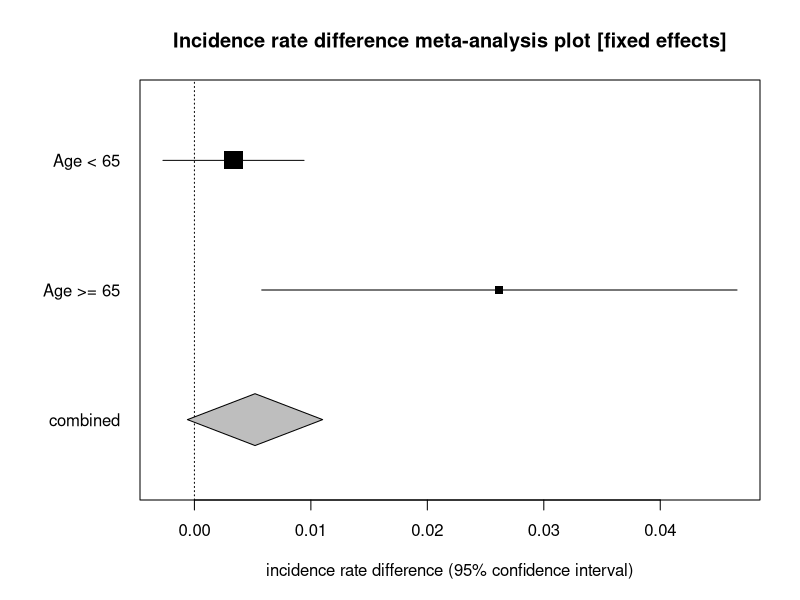
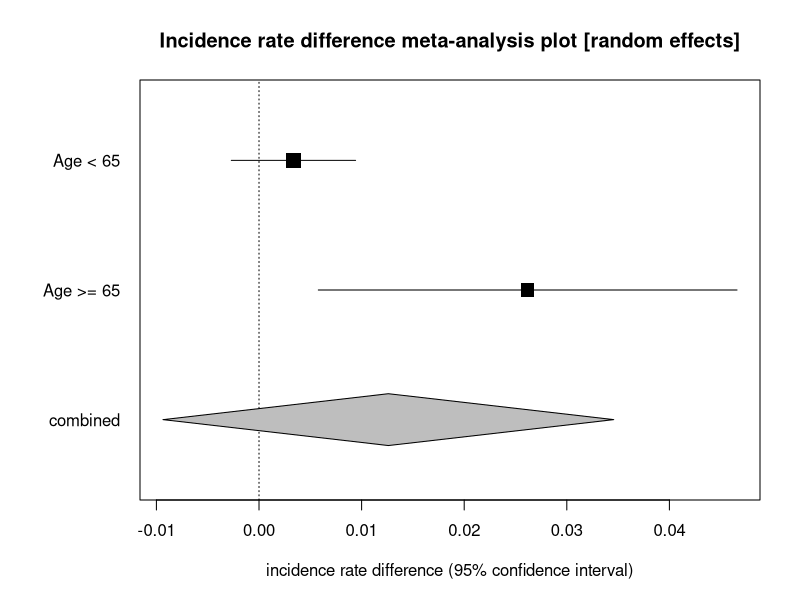
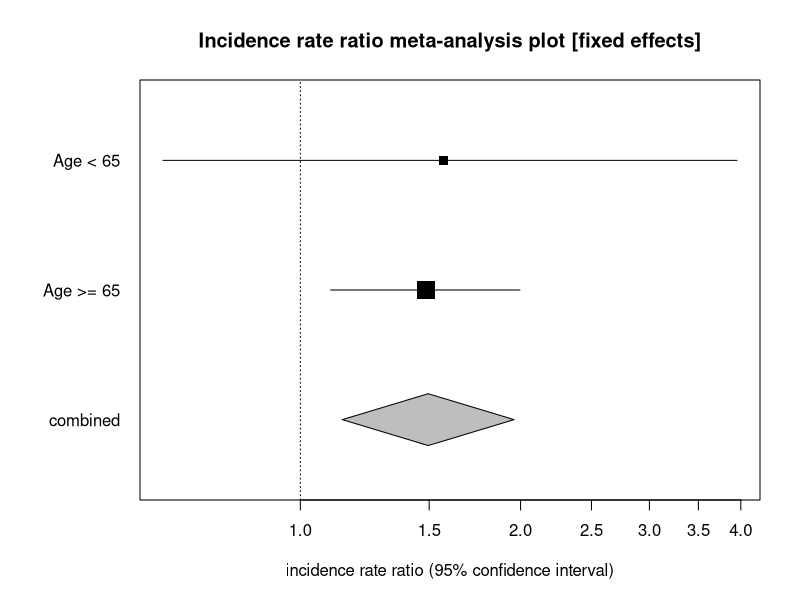
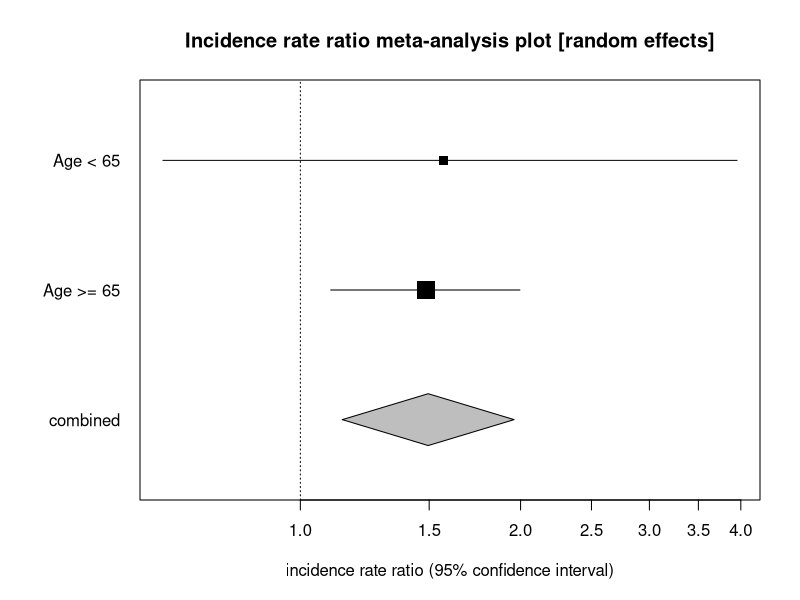

The R script that drew these images, in order:
# Incidence rate meta-analysis: the StatsDirect help example (Rothman and Monson 1973,
# deaths among patients with trigeminal neuralgia in two age strata, exposed and not
# exposed; the test workbook's meta worksheet columns Exposed cases, Exposed
# person-time, Control cases, Control person-time and Age split) in R
a <- c(14, 76)        # cases in the exposed groups
pt1 <- c(1516, 949)   # person-years in the exposed groups
b <- c(10, 121)       # cases in the non-exposed groups
pt2 <- c(1701, 2245)  # person-years in the non-exposed groups
strata <- c("Age < 65", "Age >= 65")
k <- length(a)
z <- qnorm(0.975)     # for 95% confidence intervals
six <- function(x) formatC(x, digits = 6, format = "f", drop0trailing = TRUE)
pv <- function(p) {
  if (p < 0.0001) "P < 0.0001" else
    paste("P =", formatC(p, digits = 4, format = "f", drop0trailing = TRUE))
}

# Base R has no meta-analysis function, so the pooling follows the formulae above: a
# fixed effects estimate weighted by inverse variance, Cochran's Q for heterogeneity,
# the DerSimonian-Laird moment estimate of the between-studies variance (tau squared,
# zero when Q is below its degrees of freedom) and the random effects estimate, whose
# weights add tau squared to each stratum's variance (two or more strata)
pool <- function(y, v) {
  w <- 1 / v
  fixed <- sum(w * y) / sum(w)
  q <- sum(w * (y - fixed)^2)
  tau2 <- max(0, (q - (k - 1)) / (sum(w) - sum(w^2) / sum(w)))
  wr <- 1 / (v + tau2)
  list(fixed = fixed, se = sqrt(1 / sum(w)), q = q, tau2 = tau2,
       random = sum(wr * y) / sum(wr), se_r = sqrt(1 / sum(wr)),
       fixed_pct = 100 * w / sum(w), random_pct = 100 * wr / sum(wr))
}
# The pooled part of the report; f back-transforms a log ratio to a ratio
summarise <- function(p, name, null, f = identity) {
  ci <- function(est, se) {
    paste0("(95% CI = ", six(f(est - z * se)), " to ", six(f(est + z * se)), ")")
  }
  cat("Fixed effects (inverse variance)\n")
  cat("Pooled", name, "=", six(f(p$fixed)), ci(p$fixed, p$se), "\n")
  cat("Z (test ", name, " differs from ", null, ") = ", six(p$fixed / p$se), "  ",
      pv(2 * pnorm(-abs(p$fixed / p$se))), "\n", sep = "")
  cat("Non-combinability of studies\n")
  cat("Cochran Q = ", six(p$q), "  (df = ", k - 1, ")  ",
      pv(pchisq(p$q, k - 1, lower.tail = FALSE)), "\n", sep = "")
  cat("Moment-based estimate of between studies variance =", six(p$tau2), "\n")
  # I2 is the share of Q beyond its degrees of freedom; StatsDirect adds a confidence
  # interval for it when there are at least three strata
  i2 <- max(0, 100 * (p$q - (k - 1)) / p$q)
  cat("I2 (inconsistency) = ",
      formatC(i2, digits = 1, format = "f", drop0trailing = TRUE), "%\n", sep = "")
  cat("Random effects (DerSimonian-Laird)\n")
  cat("Pooled", name, "=", six(f(p$random)), ci(p$random, p$se_r), "\n")
  cat("Z (test ", name, " differs from ", null, ") = ", six(p$random / p$se_r), "  ",
      pv(2 * pnorm(-abs(p$random / p$se_r))), "\n", sep = "")
}
# The forest plots that follow in the report: each stratum's estimate and interval, a
# box that grows with its weight, and the pooled estimate as a diamond at the foot
forest <- function(est, lower, upper, pooled, p_lower, p_upper, pct, main, xlab,
                   null, log = "") {
  par(mar = c(5, 7, 4, 2))
  y <- (k + 1):2
  plot(NA, xlim = range(lower, upper, p_lower, p_upper), ylim = c(0.5, k + 1.5),
       log = log, yaxt = "n", ylab = "", xlab = xlab, main = main)
  axis(2, at = c(y, 1), labels = c(strata, "combined"), las = 1, tick = FALSE)
  abline(v = null, lty = 3)
  segments(lower, y, upper, y)
  points(est, y, pch = 15, cex = 0.5 + 2 * sqrt(pct / 100))
  polygon(c(p_lower, pooled, p_upper, pooled), c(1, 1.2, 1, 0.8), col = "grey")
}

# Each stratum's incidence rate difference, with its approximate interval: the
# difference plus and minus z standard errors, from the Poisson variance of the
# difference, a/pt1^2 + b/pt2^2, which the fixed effects weights invert
ird <- a / pt1 - b / pt2
v_ird <- a / pt1^2 + b / pt2^2
se_ird <- sqrt(v_ird)
res <- pool(ird, v_ird)
cat("Incidence rate difference (IRD) meta-analysis\n")
print(data.frame(stratum = 1:k, IRD = six(ird), lower = six(ird - z * se_ird),
                 upper = six(ird + z * se_ird), strata), row.names = FALSE)
# The report's next table: the standardised effect is the difference itself, with its
# variance beside the weights
print(data.frame(stratum = 1:k, effect = six(ird), variance = six(v_ird),
                 fixed = six(res$fixed_pct), random = six(res$random_pct), strata),
      row.names = FALSE)
summarise(res, "IRD", 0)
forest(ird, ird - z * se_ird, ird + z * se_ird, res$fixed, res$fixed - z * res$se,
       res$fixed + z * res$se, res$fixed_pct,
       "Incidence rate difference meta-analysis plot [fixed effects]",
       "incidence rate difference (95% confidence interval)", 0)
forest(ird, ird - z * se_ird, ird + z * se_ird, res$random, res$random - z * res$se_r,
       res$random + z * res$se_r, res$random_pct,
       "Incidence rate difference meta-analysis plot [random effects]",
       "incidence rate difference (95% confidence interval)", 0)

# The same data as incidence rate ratios, StatsDirect's other option for this menu
# item. poisson.test compares two rates and gives their ratio with the exact interval
# of the report, from the binomial distribution of the exposed cases among all cases.
# The standardised effect is the log ratio and the fixed effects weights invert its
# variance, 1/a + 1/b
irr <- (a / pt1) / (b / pt2)
exact <- sapply(1:k, function(i) {
  poisson.test(c(a[i], b[i]), c(pt1[i], pt2[i]))$conf.int
})
res_r <- pool(log(irr), 1 / a + 1 / b)
cat("Incidence rate ratio (IRR) meta-analysis\n")
print(data.frame(stratum = 1:k, IRR = six(irr), lower = six(exact[1, ]),
                 upper = six(exact[2, ]), strata), row.names = FALSE)
print(data.frame(stratum = 1:k, effect = six(log(irr)),
                 variance = six(((log(exact[2, ]) - log(exact[1, ])) / (2 * z))^2),
                 fixed = six(res_r$fixed_pct), random = six(res_r$random_pct), strata),
      row.names = FALSE)
summarise(res_r, "IRR", 1, exp)

# The report's exact conditional block (Martin and Austin 2000): given a stratum's
# total cases, its exposed cases are binomial with probability pt1 psi / (pt1 psi + pt2)
# for a common rate ratio psi, so the total of exposed cases over the strata has
# the convolution of these binomials as its conditional distribution. Under psi = 1
# each is dbinom(x, a + b, pt1 / (pt1 + pt2)); another psi multiplies the probability of
# x exposed cases by psi^x. The conditional maximum likelihood estimate is the psi
# whose expected total equals the observed total, and each exact limit the psi at
# which one tail probability of the observed total is 2.5% (the mid-P versions count
# half of the observed total's probability). The P values are the tails at psi = 1,
# the two sided Fisher P summing the outcomes no more probable than the observed one
null_p <- 1
for (i in 1:k) {
  coef <- dbinom(0:(a[i] + b[i]), a[i] + b[i], pt1[i] / (pt1[i] + pt2[i]))
  product <- numeric(length(null_p) + length(coef) - 1)
  for (j in seq_along(coef)) {
    at <- j:(j + length(null_p) - 1)
    product[at] <- product[at] + coef[j] * null_p
  }
  null_p <- product
}
x <- seq_along(null_p) - 1
s <- sum(a)
cond <- function(psi) {
  lp <- log(null_p) + x * log(psi)
  p <- exp(lp - max(lp))
  p / sum(p)
}
tail_p <- function(psi, upper, half = 1) {
  p <- cond(psi)
  sum(p[if (upper) x > s else x < s]) + half * p[x == s]
}
root <- function(f) uniroot(f, c(0.01, 100), tol = 1e-10)$root  # brackets this example
cmle <- root(function(psi) sum(x * cond(psi)) - s)
fisher <- c(root(function(psi) tail_p(psi, TRUE) - 0.025),
            root(function(psi) tail_p(psi, FALSE) - 0.025))
mid <- c(root(function(psi) tail_p(psi, TRUE, 0.5) - 0.025),
         root(function(psi) tail_p(psi, FALSE, 0.5) - 0.025))
p_null <- cond(1)
one_f <- min(tail_p(1, TRUE), tail_p(1, FALSE))
two_f <- sum(p_null[p_null <= p_null[x == s]])
one_m <- min(tail_p(1, TRUE, 0.5), tail_p(1, FALSE, 0.5))
cat("Fixed effects (conditional maximum likelihood)\n")
cat("Pooled rate ratio =", six(cmle), "\n")
cat("Exact Fisher 95% confidence interval =", six(fisher[1]), "to", six(fisher[2]),
    "\n")
cat("Exact Fisher one sided ", pv(one_f), ", two sided ", pv(two_f), "\n", sep = "")
cat("Exact mid-P 95% confidence interval =", six(mid[1]), "to", six(mid[2]), "\n")
cat("Exact mid-P one sided ", pv(one_m), ", two sided ", pv(min(1, 2 * one_m)), "\n",
    sep = "")
forest(irr, exact[1, ], exact[2, ], exp(res_r$fixed), exp(res_r$fixed - z * res_r$se),
       exp(res_r$fixed + z * res_r$se), res_r$fixed_pct,
       "Incidence rate ratio meta-analysis plot [fixed effects]",
       "incidence rate ratio (95% confidence interval)", 1, log = "x")
forest(irr, exact[1, ], exact[2, ], exp(res_r$random),
       exp(res_r$random - z * res_r$se_r), exp(res_r$random + z * res_r$se_r),
       res_r$random_pct, "Incidence rate ratio meta-analysis plot [random effects]",
       "incidence rate ratio (95% confidence interval)", 1, log = "x")
